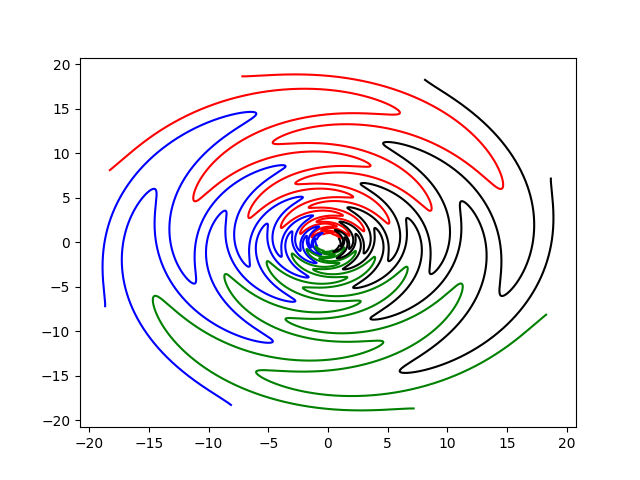

Generate this figure with Python:
import numpy as np
import matplotlib.pyplot as pl
import math as ma
import cmath as cm

pi = np.pi
s = .001
R = 20.
R0 = 1.
t = 1.3

def phi(delta):
	r = np.arange(R0,R,s)
	phi1 = (pi/4)*np.sin(pi*np.log(r/R0)/np.log(t)) + delta
	phi2 = (pi/4)*np.sin(pi*np.log(r/R0)/np.log(t)) - delta
	return r, phi1, phi2

x, y1, y2 = phi(pi/8)

def pol2cart(r, a):
    X = r * np.sin(a)
    Y = r * np.cos(a)
    return(X, Y)

X1, Y1 = pol2cart(x,y1)
X2, Y2 = pol2cart(x,y2)

X1_90 = X1 * np.cos(pi/2) - Y1 * np.sin(pi/2)
Y1_90 = X1 * np.sin(pi/2) + Y1 * np.cos(pi/2)
X2_90 = X2 * np.cos(pi/2) - Y2 * np.sin(pi/2)
Y2_90 = X2 * np.sin(pi/2) + Y2 * np.cos(pi/2)

X1_180 = X1 * np.cos(pi) - Y1 * np.sin(pi)
Y1_180 = X1 * np.sin(pi) + Y1 * np.cos(pi)
X2_180 = X2 * np.cos(pi) - Y2 * np.sin(pi)
Y2_180 = X2 * np.sin(pi) + Y2 * np.cos(pi)

X1_270 = X1 * np.cos(3*pi/2) - Y1 * np.sin(3*pi/2)
Y1_270 = X1 * np.sin(3*pi/2) + Y1 * np.cos(3*pi/2)
X2_270 = X2 * np.cos(3*pi/2) - Y2 * np.sin(3*pi/2)
Y2_270 = X2 * np.sin(3*pi/2) + Y2 * np.cos(3*pi/2)

pl.plot(X1,Y1,color='red')
pl.plot(X2,Y2,color='red')
pl.plot(X1_90,Y1_90,color='blue')
pl.plot(X2_90,Y2_90,color='blue')
pl.plot(X1_180,Y1_180,color='green')
pl.plot(X2_180,Y2_180,color='green')
pl.plot(X1_270,Y1_270,color='black')
pl.plot(X2_270,Y2_270,color='black')
pl.show()
